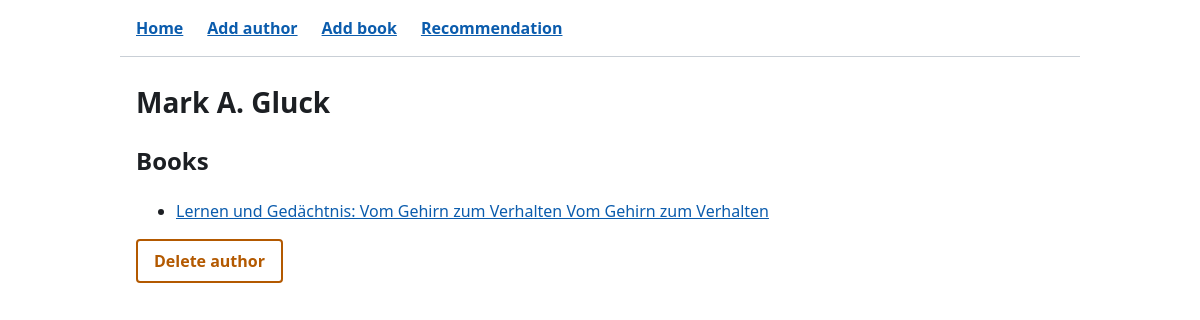
The page /author/1 on the database as committed earlier.
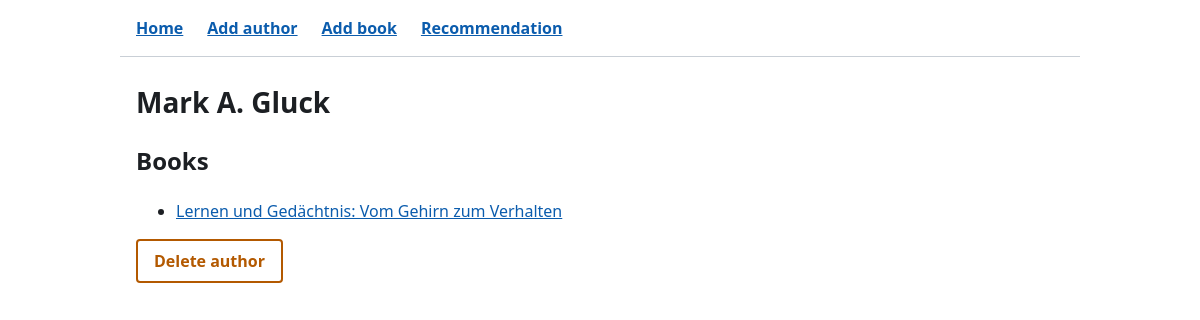
The same page on the database as committed later.
### data_models.py (models this page shows, shortened)
class Author(db.Model):  # type: ignore[name-defined]
    __tablename__ = "authors"
    id = db.Column(db.Integer, primary_key=True, autoincrement=True)
    name = db.Column(db.String, nullable=False)
    birth_date = db.Column(db.Date, nullable=False)
    date_of_death = db.Column(db.Date)
    books = db.relationship("Book", back_populates="author", cascade="all, delete-orphan")

class Book(db.Model):  # type: ignore[name-defined]
    __tablename__ = "books"
    id = db.Column(db.Integer, primary_key=True, autoincrement=True)
    isbn = db.Column(db.String, nullable=False, unique=True)
    title = db.Column(db.String, nullable=False)
    publication_year = db.Column(db.Integer)
    author_id = db.Column(db.Integer, db.ForeignKey("authors.id"), nullable=False)
    rating = db.Column(db.Integer)  # Optional, 1 to 10.
    author = db.relationship("Author", back_populates="books")

### app.py (the view)
@app.route("/author/<int:author_id>")
def author_detail(author_id: int) -> str:
    author = db.get_or_404(Author, author_id)
    return render_template("author.html", author=author)

### templates/author.html (shortened to what this page needs)
{% extends "base.html" %}
{% block content %}
  <h1>{{ author.name }}</h1>
  <h2>Books</h2>
  <ul>
    {% for book in author.books %}
    <li><a href="{{ url_for('book_detail', book_id=book.id) }}">{{ book.title }}</a></li>
    {% endfor %}
  </ul>
  <form action="{{ url_for('delete_author', author_id=author.id) }}" method="POST">
    <button class="danger" type="submit" aria-label="Delete author: {{ author.name }}">Delete author</button>
  </form>
{% endblock %}

### templates/base.html (shortened to what this page needs)
<!DOCTYPE html>
<html lang="en">
  <head>
    <link rel="stylesheet" href="{{ url_for('static', filename='style.css') }}">
  </head>
  <body>
    {% include "nav.html" %}
    <main>
      {% block content %}{% endblock %}
    </main>
  </body>
</html>

### templates/nav.html
<nav aria-label="Main">
  <ul>
    <li><a href="{{ url_for('home') }}">Home</a></li>
    <li><a href="{{ url_for('add_author') }}">Add author</a></li>
    <li><a href="{{ url_for('add_book') }}">Add book</a></li>
    <li><a href="{{ url_for('recommendation') }}">Recommendation</a></li>
  </ul>
</nav>

### static/style.css (style rules this page uses)
:root { color-scheme: light dark; --bg: #ffffff; --surface: #f4f6f8; --text: #1c1f23; --muted: #555d66; --border: #c9cfd6; --accent: #0b5cad; --accent-text: #ffffff; --accent-bg: #e6f0fb; --warning: #b35900; --warning-bg: #fdf0e3; }
*, *::before, *::after { box-sizing: border-box; }
body { margin: 0; font: 1rem/1.5 system-ui, -apple-system, "Segoe UI", sans-serif; background: var(--bg); color: var(--text); }
nav, main { max-width: 60rem; margin: 0 auto; padding: 1rem; }
nav { border-bottom: 1px solid var(--border); }
nav ul { display: flex; flex-wrap: wrap; gap: 0.5rem 1.5rem; margin: 0; padding: 0; list-style: none; }
nav a { font-weight: 600; }
a { color: var(--accent); }
h1 { margin: 0.5rem 0 1rem; font-size: 1.75rem; }
input, select, button { font: inherit; }
button, input[type="submit"] { min-height: 44px; padding: 0.4rem 1rem; border: 2px solid var(--accent); border-radius: 4px; background: var(--accent); color: var(--accent-text); font-weight: 600; cursor: pointer; }
button.danger { border-color: var(--warning); background: transparent; color: var(--warning); }

Rows that differ between the two databases and show on the page:
changed Book: title "Lernen und Gedächtnis: Vom Gehirn zum Verhalten Vom Gehirn zum Verhalten" → "Lernen und Gedächtnis: Vom Gehirn zum Verhalten"
